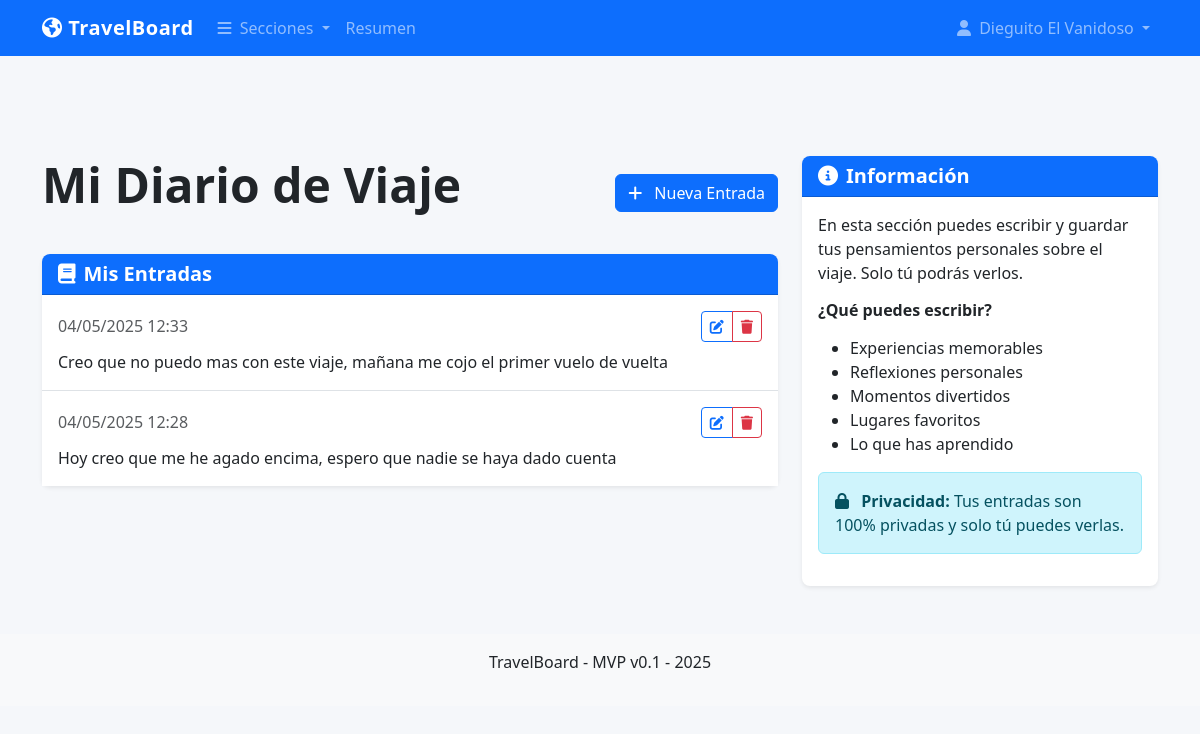
Screenshot of /diary/diario (signed in) with the database file from the repository.
### models.py (models this page shows, shortened)
class User(UserMixin, db.Model):
    id = db.Column(db.Integer, primary_key=True)
    username = db.Column(db.String(80), unique=True, nullable=False)
    password_hash = db.Column(db.String(200), nullable=False)
    name = db.Column(db.String(100), nullable=False)
    phone = db.Column(db.String(20), nullable=True)
    is_admin = db.Column(db.Boolean, default=False)

class DiaryEntry(db.Model):
    id = db.Column(db.Integer, primary_key=True)
    user_id = db.Column(db.Integer, db.ForeignKey('user.id'), nullable=False)
    date = db.Column(db.DateTime, default=datetime.now)
    content = db.Column(db.Text, nullable=False)
    user = db.relationship('User', backref=db.backref('diary_entries', lazy=True))

### diary.py (the view)
@diary.route('/diario')
@login_required
def index():
    entries = DiaryEntry.query.filter_by(user_id=current_user.id).order_by(DiaryEntry.date.desc()).all()
    return render_template('diary/index.html', entries=entries)

### app.py (called while the page is built)
@app.template_filter('now')
def get_now():
    return datetime.now()

@login_manager.user_loader
def load_user(user_id):
    return User.query.get(int(user_id))

@app.before_request
def check_initial_setup():
    public_endpoints = ['static', 'setup', 'auth.login', 'auth.logout']
    if request.endpoint in public_endpoints:
        return None
    user_count = User.query.count()
    if user_count == 0 and request.endpoint != 'setup':
        return redirect(url_for('setup'))
    if not current_user.is_authenticated and request.endpoint not in public_endpoints:
        return redirect(url_for('auth.login'))

### templates/diary/index.html (shortened to what this page needs)
{% extends "base.html" %}
{% block content %}
<div class="d-flex justify-content-between align-items-center mb-4">
    <h1 class="display-5">Mi Diario de Viaje</h1>
    <a href="{{ url_for('diary.new_entry') }}" class="btn btn-primary">
        <i class="fas fa-plus me-2"></i> Nueva Entrada
    </a>
</div>
{% if entries %}
    <div class="card mb-4">
        <div class="card-header bg-primary text-white">
            <h5 class="mb-0"><i class="fas fa-book me-2"></i>Mis Entradas</h5>
        </div>
        <div class="card-body p-0">
            <div class="list-group list-group-flush">
                {% for entry in entries %}
                    <div class="list-group-item">
                        <div class="d-flex justify-content-between align-items-center mb-2">
                            <span class="text-muted">{{ entry.date.strftime('%d/%m/%Y %H:%M') }}</span>
                            <div class="btn-group">
                                <a href="{{ url_for('diary.edit_entry', entry_id=entry.id) }}" class="btn btn-sm btn-outline-primary">
                                    <i class="fas fa-edit"></i>
                                </a>
                                <button type="button" class="btn btn-sm btn-outline-danger"
                                        data-bs-toggle="modal" data-bs-target="#deleteModal{{ entry.id }}">
                                    <i class="fas fa-trash"></i>
                                </button>
                            </div>
                        </div>
                        <p class="mb-0">{{ entry.content }}</p>
                    </div>
                {% endfor %}
            </div>
        </div>
    </div>
{% endif %}
{% endblock %}
{% block sidebar %}
<div class="card">
    <div class="card-header bg-primary text-white">
        <h5 class="mb-0"><i class="fas fa-info-circle me-2"></i>Información</h5>
    </div>
    <div class="card-body">
        <p>En esta sección puedes escribir y guardar tus pensamientos personales sobre el viaje. Solo tú podrás verlos.</p>
        <h6 class="mt-3">¿Qué puedes escribir?</h6>
        <ul>
            <li>Experiencias memorables</li>
            <li>Reflexiones personales</li>
            <li>Momentos divertidos</li>
            <li>Lugares favoritos</li>
            <li>Lo que has aprendido</li>
        </ul>
        <div class="alert alert-info mt-3">
            <i class="fas fa-lock me-2"></i>
            <strong>Privacidad:</strong> Tus entradas son 100% privadas y solo tú puedes verlas.
        </div>
    </div>
</div>
{% endblock %}

### templates/base.html (shortened to what this page needs)
<!DOCTYPE html>
<html lang="es">
<head>
    <link href="https://cdn.jsdelivr.net/npm/bootstrap@5.3.0/dist/css/bootstrap.min.css" rel="stylesheet">
    <link rel="stylesheet" href="https://cdnjs.cloudflare.com/ajax/libs/font-awesome/6.4.0/css/all.min.css">
    <link rel="stylesheet" href="{{ url_for('static', filename='css/main.css') }}">
    <link rel="stylesheet" href="{{ url_for('static', filename='css/responsive.css') }}">
</head>
<body>
    <header class="fixed-top">
        <nav class="navbar navbar-expand-lg navbar-dark bg-primary">
            <div class="container">
                <a class="navbar-brand" href="/">
                    <i class="fas fa-globe-americas"></i> TravelBoard
                </a>
                <div class="collapse navbar-collapse" id="mainNav">
                    <ul class="navbar-nav me-auto">
                        <li class="nav-item dropdown">
                            <a class="nav-link dropdown-toggle" href="#" id="sectionDropdown" role="button" data-bs-toggle="dropdown" aria-expanded="false">
                                <i class="fas fa-bars me-1"></i> Secciones
                            </a>
                        </li>
                        <li class="nav-item">
                            <a class="nav-link" href="/#overview">Resumen</a>
                        </li>
                    </ul>
                    <ul class="navbar-nav">
                        {% if current_user.is_authenticated %}
                            <li class="nav-item dropdown">
                                <a class="nav-link dropdown-toggle" href="#" id="userDropdown" role="button" data-bs-toggle="dropdown" aria-expanded="false">
                                    <i class="fas fa-user me-1"></i> {{ current_user.name }}
                                </a>
                            </li>
                        {% else %}
                            <li class="nav-item">
                                <a class="nav-link" href="{{ url_for('auth.login') }}">
                                    <i class="fas fa-sign-in-alt me-1"></i> Iniciar sesión
                                </a>
                            </li>
                        {% endif %}
                    </ul>
                </div>
            </div>
        </nav>
    </header>
    <main class="container mt-5 pt-5">
        <div class="row">
            <div class="col-lg-8">
                {% block content %}{% endblock %}
            </div>
            <div class="col-lg-4">
                {% block sidebar %}{% endblock %}
            </div>
        </div>
    </main>
    <footer class="mt-5 py-3 bg-light">
        <div class="container text-center">
            <p>TravelBoard - MVP v0.1 - {% if current_date %}{{ current_date.strftime('%Y') }}{% else %}{{ now().year }}{% endif %}</p>
        </div>
    </footer>
</body>
</html>

### static/css/main.css (style rules this page uses)
:root { --primary-color: #0d6efd; --secondary-color: #6c757d; --accent-color: #fd7e14; --success-color: #198754; --info-color: #0dcaf0; --warning-color: #ffc107; --danger-color: #dc3545; --light-color: #f8f9fa; --dark-color: #212529; }
body { font-family: 'Segoe UI', Tahoma, Geneva, Verdana, sans-serif; background-color: #f5f7fa; color: var(--dark-color); padding-top: 60px; }
a { color: var(--primary-color); text-decoration: none; transition: color 0.2s ease-in-out; }
.navbar-brand { font-weight: 700; letter-spacing: 0.5px; }
.card { border: none; border-radius: 0.5rem; box-shadow: 0 0.125rem 0.25rem rgba(0, 0, 0, 0.075); transition: transform 0.2s ease-in-out, box-shadow 0.2s ease-in-out; }
.card-header { border-radius: 0.5rem 0.5rem 0 0 !important; font-weight: 600; }
h1, h2, h3, h4, h5, h6 { font-weight: 600; margin-bottom: 1rem; }
.display-5, .display-6 { font-weight: 600; }
.list-group-item { border-left: none; border-right: none; padding: 1rem; }
.list-group-item:first-child { border-top: none; }
.list-group-item:last-child { border-bottom: none; }
html { scroll-behavior: smooth; scroll-padding-top: 70px; }

### static/css/responsive.css (style rules this page uses)
@media (prefers-reduced-motion: no-preference) { .nav-item { transition: all 0.2s ease; } }

### rows the page displays
User: name "Dieguito El Vanidoso"
DiaryEntry: date "04/05/2025 12:33", content "Creo que no puedo mas con este viaje, mañana me cojo el primer vuelo de vuelta"
DiaryEntry: date "04/05/2025 12:28", content "Hoy creo que me he agado encima, espero que nadie se haya dado cuenta"
